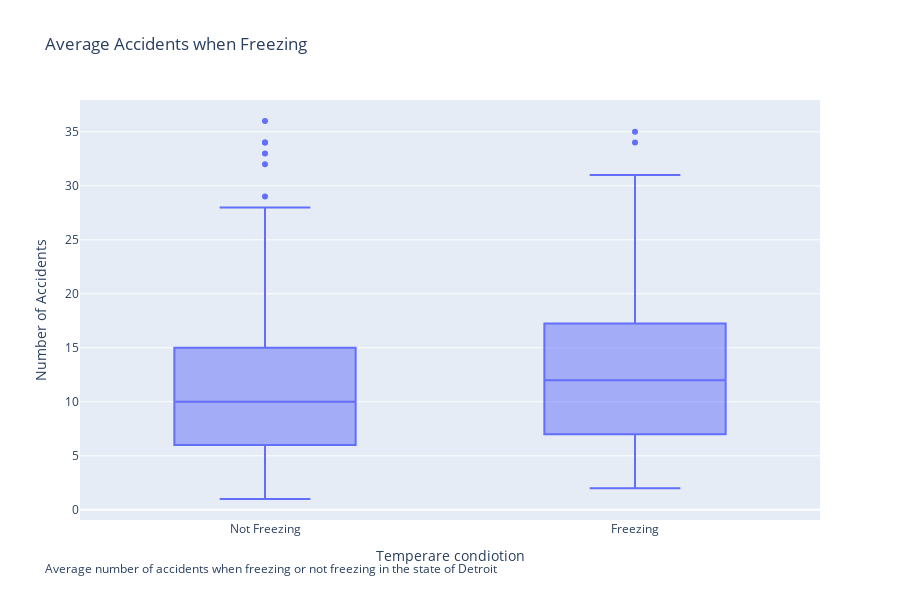

Write notebook code for a chart like this one.
### Markdown cell above
### Effect of freezing 

When analysing this graph, some noticable features are the amount of accidents per datapoint rather than it being spread out evenly. This is because the only datapoints in the graphed dataset are days with freezing temperatures the datapoints are only of one state so the data is lower than graph beforementioned graph with all cities combined.

### Code cell
box_plot = px.box(df_detroit_count, x="Temp_bins", y="count",title='Average Accidents when Freezing' ,labels={'Temp_bins':'Temperare condiotion', 'count' : 'Number of Accidents'} ,height=600)
box_plot.add_annotation(x=-0.05, y=-0.14,
                   xref="paper", yref="paper",
                   showarrow=False,
                   align='left',
                   xanchor='left', yanchor='bottom',
                   text='Average number of accidents when freezing or not freezing in the city of Detroit')

box_plot.show()

### Figure 1 — Plotly figure (JSON) as saved in the notebook; plotly's stock layout.template omitted (floating-point values rounded to 4 significant figures; data arrays with more than 128 entries replaced by an {"elided": "..."} marker saying what was removed)
{"data": [{"alignmentgroup": "True", "hovertemplate": "Temperare condiotion=%{x}<br>Number of Accidents=%{y}<extra></extra>", "legendgroup": "", "marker": {"color": "#636efa"}, "name": "", "notched": false, "offsetgroup": "", "orientation": "v", "showlegend": false, "type": "box", "x": {"elided": "517 str values"}, "x0": " ", "xaxis": "x", "y": {"elided": "517 int values"}, "y0": " ", "yaxis": "y"}], "layout": {"annotations": [{"align": "left", "showarrow": false, "text": "Average number of accidents when freezing or not freezing in the state of Detroit", "x": -0.05, "xanchor": "left", "xref": "paper", "y": -0.14, "yanchor": "bottom", "yref": "paper"}], "boxmode": "group", "height": 600, "legend": {"tracegroupgap": 0}, "title": {"text": "Average Accidents when Freezing"}, "xaxis": {"anchor": "y", "domain": [0, 1], "title": {"text": "Temperare condiotion"}}, "yaxis": {"anchor": "x", "domain": [0, 1], "title": {"text": "Number of Accidents"}}}}
